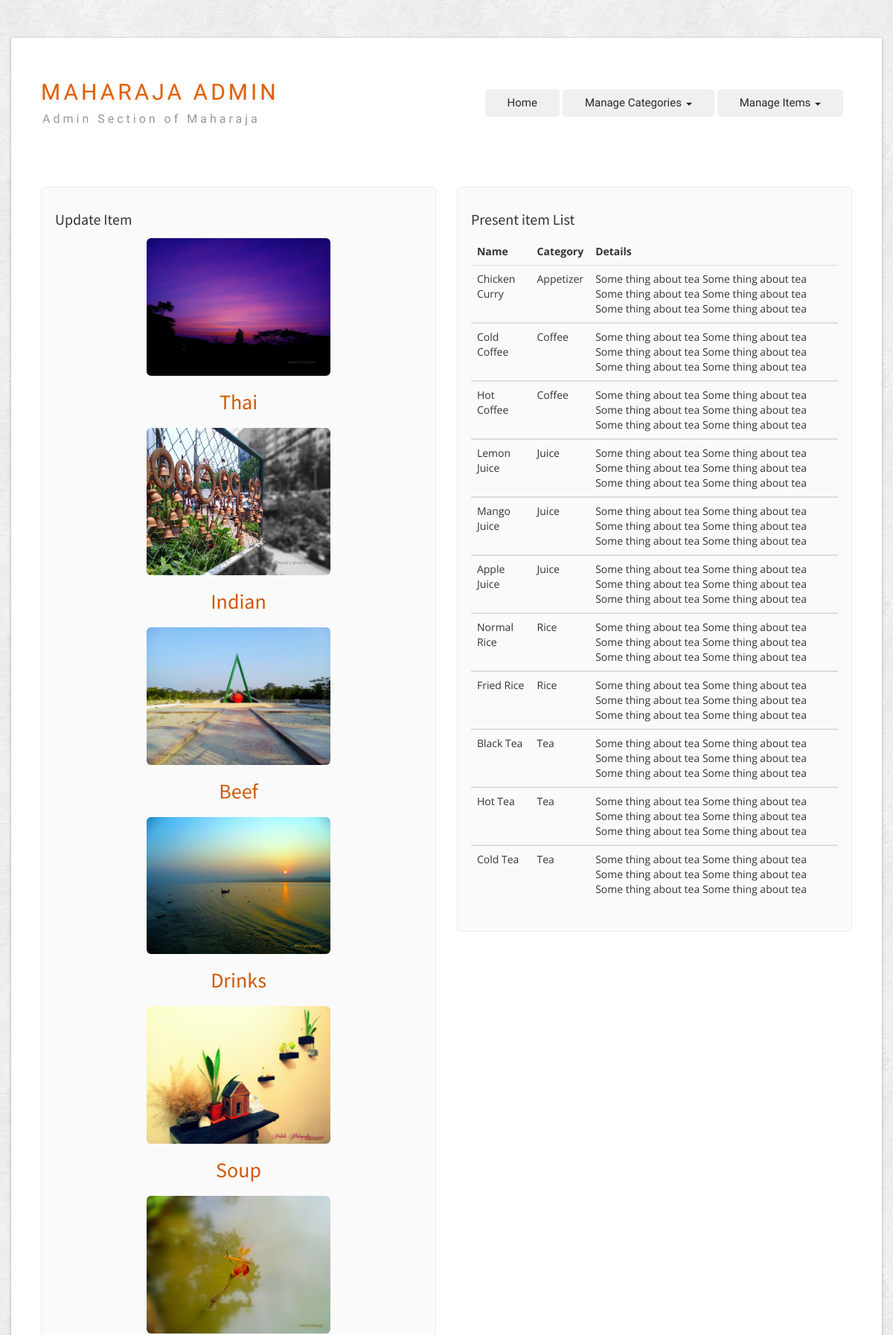
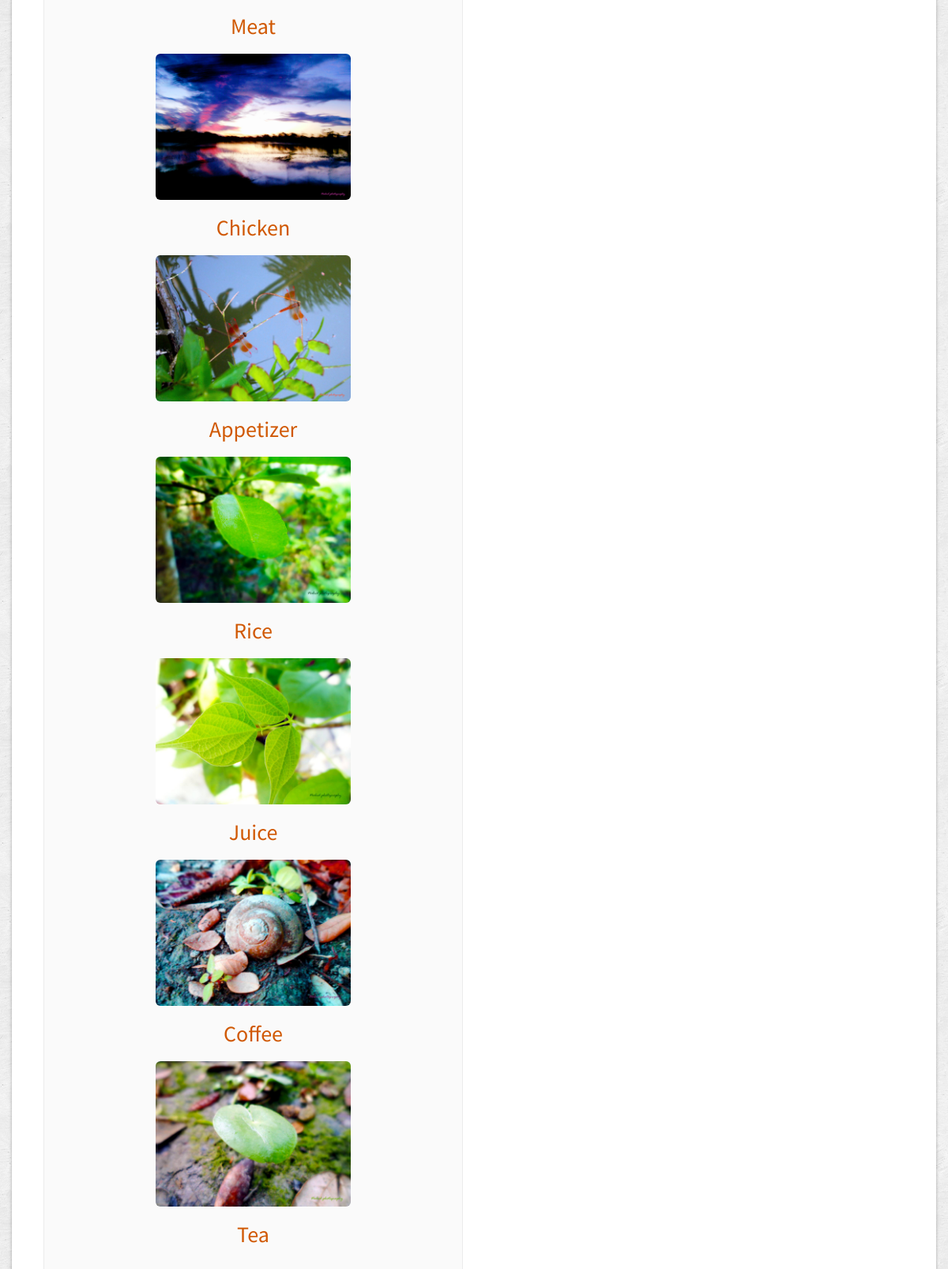
Screenshot of /admin/updatae_item.php (upper part) with the database file from the repository (2 pictures, top to bottom).
### tables this page shows
CREATE TABLE IF NOT EXISTS `category` (
  `id` int(11) NOT NULL AUTO_INCREMENT,
  `category_name` varchar(255) NOT NULL,
  `images_path` varchar(200) NOT NULL,
  `submission_date` date DEFAULT NULL,
  `serial` int(255) NOT NULL,
  PRIMARY KEY (`id`)
);

CREATE TABLE IF NOT EXISTS `manu_item` (
  `item_id` int(11) NOT NULL AUTO_INCREMENT,
  `item_name` varchar(255) NOT NULL,
  `item_details` varchar(255) NOT NULL,
  `category_name` varchar(255) NOT NULL,
  PRIMARY KEY (`item_id`)
);

### admin/updatae_item.php (the view, shortened to what this page needs)
<!DOCTYPE HTML>
<html>
<head>
    <link href="scripts/bootstrap/css/bootstrap.min.css" rel="stylesheet">
    <link href="scripts/bootstrap/css/bootstrap-responsive.min.css" rel="stylesheet">
    <link href="scripts/icons/general/stylesheets/general_foundicons.css" media="screen" rel="stylesheet" type="text/css" />
    <link href="scripts/icons/social/stylesheets/social_foundicons.css" media="screen" rel="stylesheet" type="text/css" />
    <link rel="stylesheet" href="scripts/fontawesome/css/font-awesome.min.css">
    <link href="scripts/wookmark/css/style.css" rel="stylesheet" type="text/css" />	<link href="scripts/yoxview/yoxview.css" rel="stylesheet" type="text/css" />
    <link href="styles/custom.css" rel="stylesheet" type="text/css" />
</head>
<body id="pageBody">
<div id="divBoxed" class="container">
    <div class="transparent-bg" style="position: absolute;top: 0;left: 0;width: 100%;height: 100%;z-index: -1;zoom: 1;"></div>
    <div class="divPanel notop nobottom">
            <div class="row-fluid">
                <div class="span12">
                    <div id="divLogo" class="pull-left">
                        <a href="index.php" id="divSiteTitle">Maharaja Admin</a><br />
                        <a href="index.php" id="divTagLine">Admin Section of Maharaja</a>
                    </div>
                    <div id="divMenuRight" class="pull-right">
                    <div class="navbar">
                            <div class="nav-collapse collapse">
                            <ul class="nav nav-pills ddmenu">
                            <li><a href="index.php">Home</a></li>
							<li class="dropdown">
                            <a href="#" class="dropdown-toggle">Manage Categories <b class="caret"></b></a>
                            </li>
							<li class="dropdown">
                            <a href="#" class="dropdown-toggle">Manage Items <b class="caret"></b></a>
                            </li>
                            </ul>
                            </div>
                        </div>
                    </div>
                </div>
            </div>
            <div class="row-fluid">
                <div class="span12">
                </div>
            </div>
    </div>
    <div class="contentArea">
        <div class="divPanel notop page-content">
            <div class="row-fluid" >
			<div class="span6 sidebar">
                    <div class="sidebox">
					<h3 class="sidebox-title">Update Item</h3>
<div align="center" >
<?php
require_once('dbconnect.php');
$sql_category = "SELECT * FROM  category ORDER by id DESC";
$result_category = mysqli_query($con, $sql_category);
while ($row = $result_category ->fetch_assoc())
	{
		$category = "#".$row['category_name'];
		$category = strtolower($category);
		echo"<div class='col-md-3 center_image'>";
		echo"<div class='grid overlay'>";
		echo"<span><a href='$category'></span>";
		echo"<img class='img-responsive' data-toggle='modal' data-target='$category'
		src='images/".$row['category_name'].".jpg' alt='Alt Image Text'/>";
		echo"</div>";
		echo"<h3 data-toggle='modal' data-target='$category'> ".$row['category_name']."</h3>";
		echo"</div>";
	}
?>
</div>
                    </div>
                </div>
                <div class="span6 sidebar">
                    <div class="sidebox">
                        <h3 class="sidebox-title">Present item List</h3>
						<table class="table">
								<thead>
									<tr>
										<th>Name</th>
										<th>Category</th>
										<th>Details</th>
									</tr>
								</thead>
								<?php
											require_once('dbconnect.php');
											$sql_category = "SELECT * FROM manu_item ORDER BY category_name";
											$result_category = mysqli_query($con, $sql_category);
											while ($row = $result_category ->fetch_assoc())
												{
													echo"<tbody>";
														echo"<tr>";
														echo"<td>";
														echo $row['item_name'];
														echo"</td>";
														echo"<td>";
														echo $row['category_name'] ;
														echo"</td>";
														echo"<td>";
														echo $row['item_details'];
														echo"</td>";
														echo"</tr>";
													echo"</tbody>";
												}
										?>
						</table>
                    </div>
                </div>
            </div>
        </div>
    </div>
</div>
<br /><br /><br />
</body>
</html>

### admin/styles/custom.css (style rules this page uses)
#divSiteTitle { text-decoration:none; }
#divTagLine { text-decoration:none; }
h3, h4, h5, h6 { line-height:1.5 !important }
img { max-width:100%;height:auto;width:auto;-moz-box-sizing:border-box;-webkit-box-sizing:border-box;box-sizing:border-box; }
#divBoxed { position:relative }
.img-responsive { width:50%; height:50%; color: #00ffff; border: 2px; border-radius: 6px; border-shadow: 10px; }
.divPanel.notop { padding-top:0px }
.divPanel.nobottom { padding-bottom:0px }
.navbar .nav-pills > li > a { text-shadow:none;font-weight:normal; }
body { background-image: url(scribble_light.png); background-position: inherit inherit; background-repeat: repeat repeat; }
#divBoxed { margin-top: 51px; ;;; }
#divLogo { margin-top: 48px; margin-bottom: 0px; text-align: left; }
#divSiteTitle { font-family: Syncopate; font-size: 30px; line-height: 49px; color: rgb(224, 95, 3); text-shadow: rgba(0, 0, 0, 0.0980392) 0px 3px 5px, rgba(255, 255, 255, 0.298039) 0px -5px 35px; letter-spacing: 4px; font-weight: normal; font-style: normal; text-transform: uppercase; }
#divTagLine { color: rgb(150, 150, 150); line-height: 24px; text-transform: none; letter-spacing: 4px; font-size: 16px; padding-left: 2px; padding-right: 2px; background-color: transparent; text-shadow: none; font-family: Abel; font-weight: normal; font-style: normal; text-decoration: initial; }
.page-content { line-height: 22px; font-family: 'Open Sans', sans-serif; }
.page-content a { color: rgb(208, 88, 3); font-family: 'Open Sans', sans-serif; }
.sidebox { background-color: rgb(250, 250, 250); -webkit-box-shadow: none; box-shadow: none; padding: 18px; margin-top: 26px; border: 1px solid rgb(235, 235, 235); border-top-left-radius: 5px; border-top-right-radius: 5px; border-bottom-right-radius: 5px; border-bottom-left-radius: 5px; font-family: 'Open Sans', sans-serif; line-height: 24px; color: rgb(51, 51, 51); }
.sidebar { padding-top: 23px; }
.sidebox-title { font-weight: normal; font-style: normal; font-size: 20px; letter-spacing: 0px; line-height: 40px; font-family: 'Source Sans Pro', sans-serif; color: rgb(51, 51, 51); }
.sidebox a { color: rgb(208, 88, 3); font-family: 'Open Sans', sans-serif; }
.divPanel { padding: 40px;;;; }
.transparent-bg { -moz-box-shadow: rgba(0, 0, 0, 0.298039) 0px 1px 4px; -webkit-box-shadow: rgba(0, 0, 0, 0.298039) 0px 1px 4px; box-shadow: rgba(0, 0, 0, 0.298039) 0px 1px 4px; background-color: rgb(255, 255, 255); border-top-left-radius: 0px; border-top-right-radius: 0px; border-bottom-right-radius: 0px; border-bottom-left-radius: 0px;; }
h3,.page-content h3 a { font-weight: normal; font-style: normal; font-family: 'Source Sans Pro', sans-serif; font-size: 28px; line-height: 50px; }
.nav .dropdown-toggle .caret { border-top-color:rgb(0, 0, 0);border-bottom-color:rgb(0, 0, 0); }
.navbar .nav-pills > li > a { margin-left:2px;margin-right:2px;padding:10px 30px;border-radius:5px;color:rgb(41, 41, 41);background-color:rgb(240, 240, 240) }
.navbar .ddmenu { margin-top:67px;margin-bottom:0px }
.navbar .nav-pills li.dropdown > .dropdown-toggle .caret, .navbar .nav-pills li.dropdown.open > .dropdown-toggle .caret, .navbar .nav-pills li.dropdown.active > .dropdown-toggle .caret, .navbar .nav-pills li.dropdown.open.active > .dropdown-toggle .caret { border-top-color:rgb(41, 41, 41);border-bottom-color:rgb(41, 41, 41); }
.ddmenu.nav-pills li a { font-family: 'Pontano Sans'; font-size: 15px; line-height: 17px; }

### rows the page displays
category: category_name (picture), category_name "Thai"
category: category_name (picture), category_name "Indian"
category: category_name (picture), category_name "Beef"
category: category_name (picture), category_name "Drinks"
category: category_name (picture), category_name "Soup"
category: category_name (picture), category_name "Meat"
category: category_name (picture), category_name "Chicken"
category: category_name (picture), category_name "Appetizer"
category: category_name (picture), category_name "Rice"
category: category_name (picture), category_name "Juice"
category: category_name (picture), category_name "Coffee"
category: shows a picture, category_name "Tea"
manu_item: item_name "Chicken Curry", category_name "Appetizer", item_details "Some thing about tea Some thing about tea Some thing about tea Some thing about tea Some thing about tea Some thing about tea"
manu_item: item_name "Cold Coffee", category_name "Coffee", item_details "Some thing about tea Some thing about tea Some thing about tea Some thing about tea Some thing about tea Some thing about tea"
manu_item: item_name "Hot Coffee", category_name "Coffee", item_details "Some thing about tea Some thing about tea Some thing about tea Some thing about tea Some thing about tea Some thing about tea"
manu_item: item_name "Lemon Juice", category_name "Juice", item_details "Some thing about tea Some thing about tea Some thing about tea Some thing about tea Some thing about tea Some thing about tea"
manu_item: item_name "Mango Juice", category_name "Juice", item_details "Some thing about tea Some thing about tea Some thing about tea Some thing about tea Some thing about tea Some thing about tea"
manu_item: item_name "Apple Juice", category_name "Juice", item_details "Some thing about tea Some thing about tea Some thing about tea Some thing about tea Some thing about tea Some thing about tea"
manu_item: item_name "Normal Rice", category_name "Rice", item_details "Some thing about tea Some thing about tea Some thing about tea Some thing about tea Some thing about tea Some thing about tea"
manu_item: item_name "Fried Rice", category_name "Rice", item_details "Some thing about tea Some thing about tea Some thing about tea Some thing about tea Some thing about tea Some thing about tea"
manu_item: item_name "Black Tea", category_name "Tea", item_details "Some thing about tea Some thing about tea Some thing about tea Some thing about tea Some thing about tea Some thing about tea"
manu_item: item_name "Hot Tea", category_name "Tea", item_details "Some thing about tea Some thing about tea Some thing about tea Some thing about tea Some thing about tea Some thing about tea"
manu_item: item_name "Cold Tea", category_name "Tea", item_details "Some thing about tea Some thing about tea Some thing about tea Some thing about tea Some thing about tea Some thing about tea"
